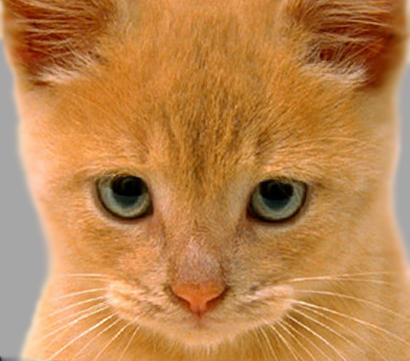
//> input picture MySIFT/cat.jpg, 410 x 361 px
$ ./try   (built with g++ and OpenCV 4)
//> lines starting //> are read from the running program, lines starting //| are printed output that depends on the picture
/******************************************************
 *	Code by Yang Xiao
 ******************************************************/

// try.cpp : Read and rotate the original image and display them.
//
#include <stdlib.h>
#include <stdio.h>
#include <math.h>
#include "cv.h"
#include "highgui.h"

// Namespace for CPP API
using namespace cv;

int main()
{
	IplImage* img = 0;
	IplImage* img_rotate = 0;
	IplImage* dst = 0;
	IplImage* big = 0;
	IplImage* small = 0;
	int height;
	int width;
	int step;
	int channels;

	// Read image &
	img = cvLoadImage("./cat.jpg");
//> img is the input picture: 361 rows x 410 cols, CV_8UC3; mean B, G, R 77.1, 132.5, 188.3
	height = img-> height;
//> height = 361
	width = img-> width;
//> width = 410
	printf("Row & Col: %d x %d \n", height, width);
//| Row & Col: 361 x 410

	//Rotate image, for other angle refer to cvWarpAffine, cv2DRotationMatrix
	CvSize img_size;
	img_size.width = height;
//> img_size = Size(361, 0)
	img_size.height = width;
//> img_size = Size(361, 410)
	int flipmode;
	img_rotate = cvCreateImage(img_size, img-> depth, img-> nChannels);
	// clockwise 90 degree
	cvTranspose(img, img_rotate);
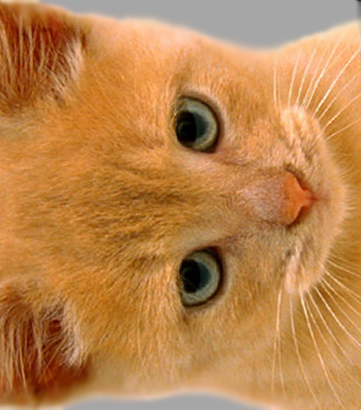
//> img_rotate: 410 rows x 361 cols, CV_8UC3; mean B, G, R 77.1, 132.5, 188.3
	flipmode = 1;
	cvFlip(img_rotate, img_rotate, flipmode);
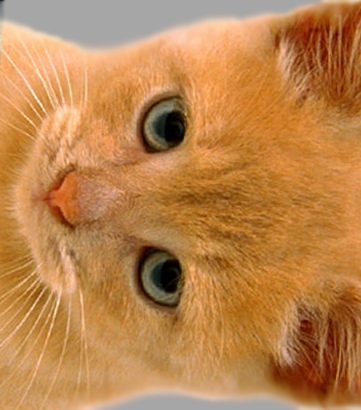
//> img_rotate: 410 rows x 361 cols, CV_8UC3; mean B, G, R 77.1, 132.5, 188.3
	// counter-clockwise 90 degree
	//cvTranspose(img, img_rotate);
	//flipmode = -1;
	//cvFlip(img_rotate, img_rotate, flipmode);


	// Create a window
	cvNamedWindow("my_cat", CV_WINDOW_AUTOSIZE);
	cvShowImage("my_cat", img);
	cvNamedWindow("rotate", CV_WINDOW_AUTOSIZE);
	cvShowImage("rotate", img_rotate);

	cvWaitKey(0);
	cvReleaseImage(&img);
	cvReleaseImage(&img_rotate);
	return 0;
}
